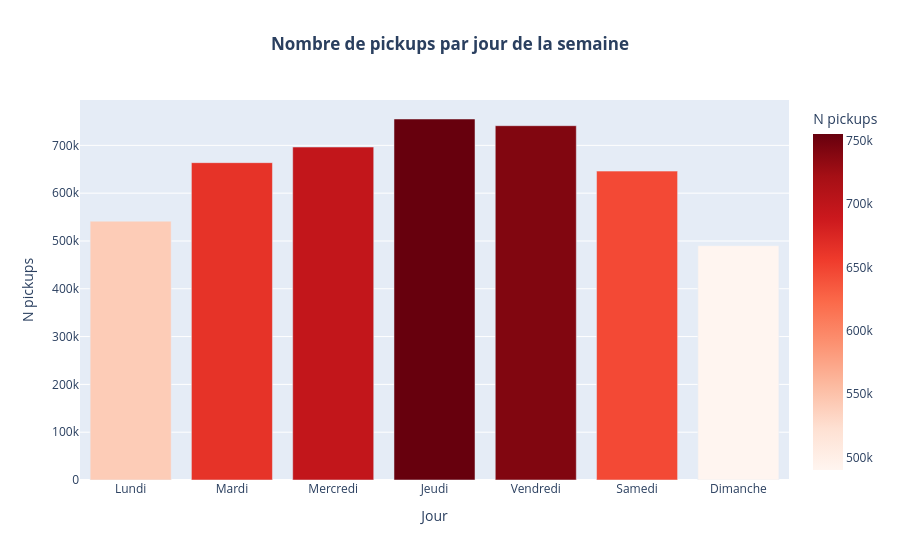

Notebook code cell kept with this figure:
### Markdown cell above
### 2.2 - <u>Pickups par jour de la semaine</u>

### Code cell
by_day = df.groupby('dayname').size().reset_index(name='pickups')
by_day['jour']  = by_day['dayname'].map(day_fr)
by_day['order'] = by_day['dayname'].map({d: i for i, d in enumerate(day_order_en)})
by_day = by_day.sort_values('order')

fig = px.bar(by_day, x='jour', y='pickups',
             title='Nombre de pickups par jour de la semaine',
             labels={'jour': 'Jour', 'pickups': 'N pickups'},
             color='pickups', color_continuous_scale='Reds')

fig.update_layout(
    title=dict(
        text='<b>Nombre de pickups par jour de la semaine</b>',
        x=0.5,
        xanchor='center'
    )
)

fig.show()

### Figure 1 — Plotly figure (JSON) as saved in the notebook; plotly's stock layout.template omitted (floating-point values rounded to 4 significant figures)
{"data": [{"alignmentgroup": "True", "hovertemplate": "Jour=%{x}<br>N pickups=%{marker.color}<extra></extra>", "legendgroup": "", "marker": {"color": [541472, 663789, 696488, 755145, 741139, 646114, 490180], "coloraxis": "coloraxis", "pattern": {"shape": ""}}, "name": "", "offsetgroup": "", "orientation": "v", "showlegend": false, "textposition": "auto", "type": "bar", "x": ["Lundi", "Mardi", "Mercredi", "Jeudi", "Vendredi", "Samedi", "Dimanche"], "xaxis": "x", "y": [541472, 663789, 696488, 755145, 741139, 646114, 490180], "yaxis": "y"}], "layout": {"barmode": "relative", "coloraxis": {"colorbar": {"title": {"text": "N pickups"}}, "colorscale": [[0, "rgb(255,245,240)"], [0.125, "rgb(254,224,210)"], [0.25, "rgb(252,187,161)"], [0.375, "rgb(252,146,114)"], [0.5, "rgb(251,106,74)"], [0.625, "rgb(239,59,44)"], [0.75, "rgb(203,24,29)"], [0.875, "rgb(165,15,21)"], [1, "rgb(103,0,13)"]]}, "legend": {"tracegroupgap": 0}, "title": {"text": "<b>Nombre de pickups par jour de la semaine</b>", "x": 0.5, "xanchor": "center"}, "xaxis": {"anchor": "y", "domain": [0, 1], "title": {"text": "Jour"}}, "yaxis": {"anchor": "x", "domain": [0, 1], "title": {"text": "N pickups"}}}}
